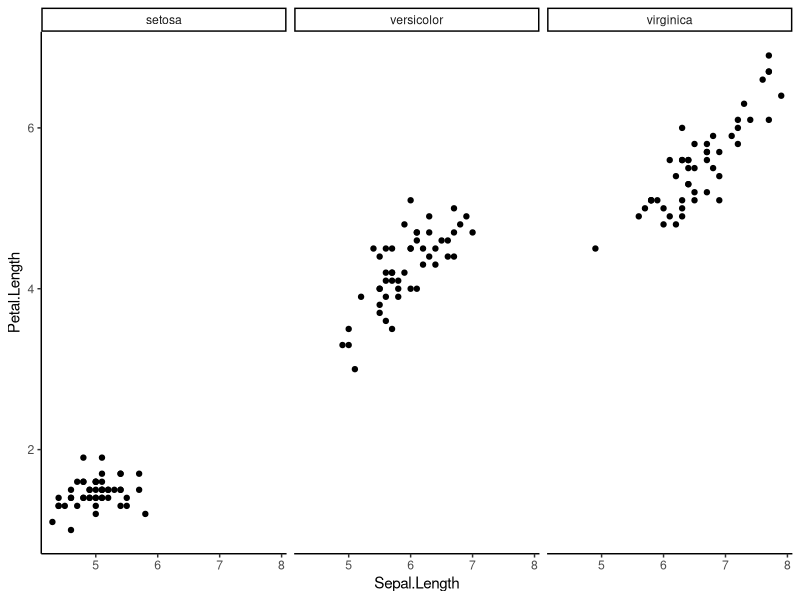

Reproduce this figure in R.
## ---- chunk 1
#| message: false
#| echo: false
library(tidyverse)

ggplot(iris, aes(x = Sepal.Length, y = Petal.Length)) +
  geom_point() +
  facet_grid(~Species) +
  theme_classic()
## ---- chunk 2
#| echo: false
#| message: false
library(tidyverse)
# Example using the iris dataset

# First convert iris to a tibble
iris_tibble <- as_tibble(iris)

# Print iris_tibble
iris_tibble
## ---- chunk 3
#| echo: false
library(knitr)
kable(head(iris_tibble))
